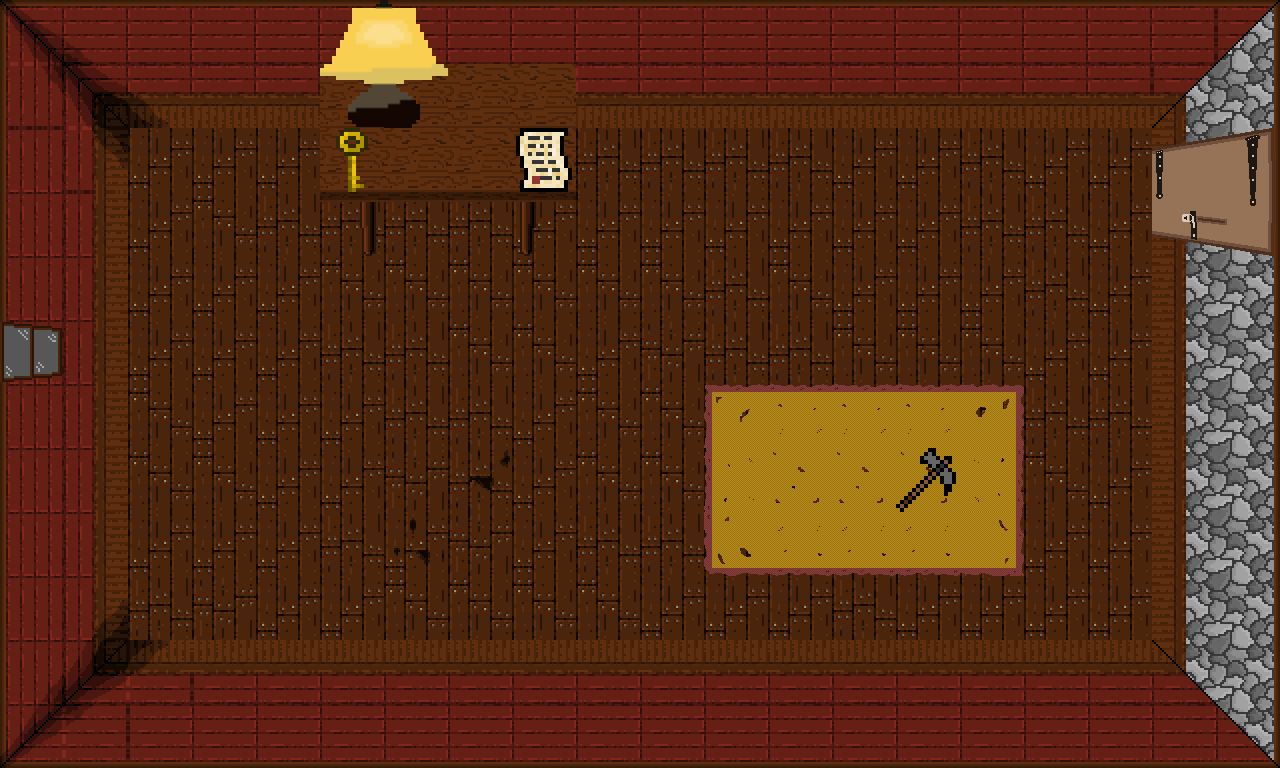

Tiled map render using the project's own tile images. Description and the map definition, with tile-layer contents summarised, below:
An orthogonal 20x12 tile map with 64x64 px tiles, 6 tile layers (Cabana, Limites, Decoraciones, Objetos despues de interactuar, ...), 9 tilesets.

<map version="1.0" orientation="orthogonal" renderorder="right-down" width="20" height="12" tilewidth="64" tileheight="64" nextobjectid="1">
 <tileset firstgid="1" name="Cabana" tilewidth="64" tileheight="64" tilecount="42" columns="6">
  <image source="Cabana.png" width="384" height="448" />
  <tile id="10">
   <properties>
    <property name="tipo" value="obstaculo" />
   </properties>
  </tile>
  <tile id="11">
   <properties>
    <property name="tipo" value="obstaculo" />
   </properties>
  </tile>
  <tile id="12">
   <properties>
    <property name="tipo" value="obstaculo" />
   </properties>
  </tile>
  <tile id="13">
   <properties>
    <property name="tipo" value="obstaculo" />
   </properties>
  </tile>
  <tile id="14">
   <properties>
    <property name="tipo" value="obstaculo" />
   </properties>
  </tile>
  <tile id="15">
   <properties>
    <property name="tipo" value="obstaculo" />
   </properties>
  </tile>
  <tile id="16">
   <properties>
    <property name="tipo" value="obstaculo" />
   </properties>
  </tile>
  <tile id="17">
   <properties>
    <property name="tipo" value="obstaculo" />
   </properties>
  </tile>
  <tile id="18">
   <properties>
    <property name="tipo" value="obstaculo" />
   </properties>
  </tile>
  <tile id="19">
   <properties>
    <property name="tipo" value="obstaculo" />
   </properties>
  </tile>
  <tile id="20">
   <properties>
    <property name="tipo" value="obstaculo" />
   </properties>
  </tile>
  <tile id="21">
   <properties>
    <property name="tipo" value="obstaculo" />
   </properties>
  </tile>
  <tile id="22">
   <properties>
    <property name="tipo" value="obstaculo" />
   </properties>
  </tile>
  <tile id="23">
   <properties>
    <property name="tipo" value="obstaculo" />
   </properties>
  </tile>
  <tile id="24">
   <properties>
    <property name="tipo" value="obstaculo" />
   </properties>
  </tile>
  <tile id="25">
   <properties>
    <property name="tipo" value="obstaculo" />
   </properties>
  </tile>
  <tile id="26">
   <properties>
    <property name="tipo" value="obstaculo" />
   </properties>
  </tile>
  <tile id="27">
   <properties>
    <property name="tipo" value="obstaculo" />
   </properties>
  </tile>
  <tile id="28">
   <properties>
    <property name="tipo" value="obstaculo" />
   </properties>
  </tile>
  <tile id="29">
   <properties>
    <property name="tipo" value="obstaculo" />
   </properties>
  </tile>
  <tile id="30">
   <properties>
    <property name="tipo" value="obstaculo" />
   </properties>
  </tile>
  <tile id="31">
   <properties>
    <property name="tipo" value="obstaculo" />
   </properties>
  </tile>
  <tile id="32">
   <properties>
    <property name="tipo" value="obstaculo" />
   </properties>
  </tile>
  <tile id="33">
   <properties>
    <property name="tipo" value="obstaculo" />
   </properties>
  </tile>
  <tile id="34">
   <properties>
    <property name="tipo" value="obstaculo" />
   </properties>
  </tile>
  <tile id="35">
   <properties>
    <property name="tipo" value="obstaculo" />
   </properties>
  </tile>
  <tile id="36">
   <properties>
    <property name="tipo" value="obstaculo" />
   </properties>
  </tile>
  <tile id="37">
   <properties>
    <property name="tipo" value="obstaculo" />
   </properties>
  </tile>
  <tile id="38">
   <properties>
    <property name="tipo" value="obstaculo" />
   </properties>
  </tile>
  <tile id="39">
   <properties>
    <property name="tipo" value="obstaculo" />
   </properties>
  </tile>
  <tile id="40">
   <properties>
    <property name="tipo" value="obstaculo" />
   </properties>
  </tile>
  <tile id="41">
   <properties>
    <property name="tipo" value="obstaculo" />
   </properties>
  </tile>
 </tileset>
 <tileset firstgid="43" name="Mesa" tilewidth="64" tileheight="64" tilecount="6" columns="2">
  <image source="Mesa.png" width="128" height="192" />
  <tile id="0">
   <properties>
    <property name="tipo" value="obstaculo" />
   </properties>
  </tile>
  <tile id="1">
   <properties>
    <property name="tipo" value="obstaculo" />
   </properties>
  </tile>
  <tile id="2">
   <properties>
    <property name="tipo" value="obstaculo" />
   </properties>
  </tile>
  <tile id="3">
   <properties>
    <property name="tipo" value="obstaculo" />
   </properties>
  </tile>
  <tile id="4">
   <properties>
    <property name="tipo" value="obstaculo" />
   </properties>
  </tile>
  <tile id="5">
   <properties>
    <property name="tipo" value="obstaculo" />
   </properties>
  </tile>
 </tileset>
 <tileset firstgid="49" name="Lampara" tilewidth="64" tileheight="64" tilecount="4" columns="4">
  <image source="../NivelCabana/LamparaPartes.png" width="256" height="64" />
 </tileset>
 <tileset firstgid="53" name="Puertas" tilewidth="64" tileheight="64" tilecount="8" columns="8">
  <image source="../NivelCabana/Puertas.png" width="512" height="64" />
  <tile id="0">
   <properties>
    <property name="tipo" value="puerta" />
   </properties>
  </tile>
  <tile id="1">
   <properties>
    <property name="tipo" value="puerta" />
   </properties>
  </tile>
  <tile id="2">
   <properties>
    <property name="tipo" value="puerta" />
   </properties>
  </tile>
  <tile id="3">
   <properties>
    <property name="tipo" value="puerta" />
   </properties>
  </tile>
 </tileset>
 <tileset firstgid="61" name="Alfombra" tilewidth="64" tileheight="64" tilecount="9" columns="9">
  <image source="../NivelCabana/Alfombra.png" width="576" height="64" />
 </tileset>
 <tileset firstgid="70" name="Window" tilewidth="64" tileheight="64" tilecount="2" columns="2">
  <image source="../NivelCabana/Window.png" width="128" height="64" />
 </tileset>
 <tileset firstgid="72" name="llave" tilewidth="64" tileheight="64" tilecount="1" columns="1">
  <image source="../Items/llave.png" width="64" height="64" />
  <tile id="0">
   <properties>
    <property name="IDItem" type="int" value="1" />
    <property name="item" value="llave" />
    <property name="tipo" value="item" />
   </properties>
  </tile>
 </tileset>
 <tileset firstgid="73" name="carta" tilewidth="64" tileheight="64" tilecount="1" columns="1">
  <image source="../Items/carta.png" width="64" height="64" />
  <tile id="0">
   <properties>
    <property name="IDItem" type="int" value="2" />
    <property name="item" value="carta" />
    <property name="tipo" value="item" />
   </properties>
  </tile>
 </tileset>
 <tileset firstgid="74" name="martillo" tilewidth="64" tileheight="64" tilecount="1" columns="1">
  <image source="../Items/martillo.png" width="64" height="64" />
  <tile id="0">
   <properties>
    <property name="IDItem" type="int" value="10" />
    <property name="item" value="martillo" />
    <property name="tipo" value="item" />
   </properties>
  </tile>
 </tileset>
 <layer name="Cabana" width="20" height="12">
  <data>[240 cells, 140 non-empty, 6 distinct tile ids]</data>
 </layer>
 <layer name="Limites" width="20" height="12">
  <data>[240 cells, 104 non-empty, 23 distinct tile ids]</data>
 </layer>
 <layer name="Decoraciones" width="20" height="12">
  <data>[240 cells, 23 non-empty, 16 distinct tile ids]</data>
 </layer>
 <layer name="Objetos despues de interactuar" width="20" height="12">
  <data>[240 cells, 9 non-empty, 9 distinct tile ids]</data>
 </layer>
 <layer name="Interactivos" width="20" height="12">
  <data>[240 cells, 9 non-empty, 8 distinct tile ids]</data>
 </layer>
 <layer name="Recolectables" width="20" height="12">
  <data>[240 cells, 3 non-empty, 3 distinct tile ids]</data>
 </layer>
</map>
